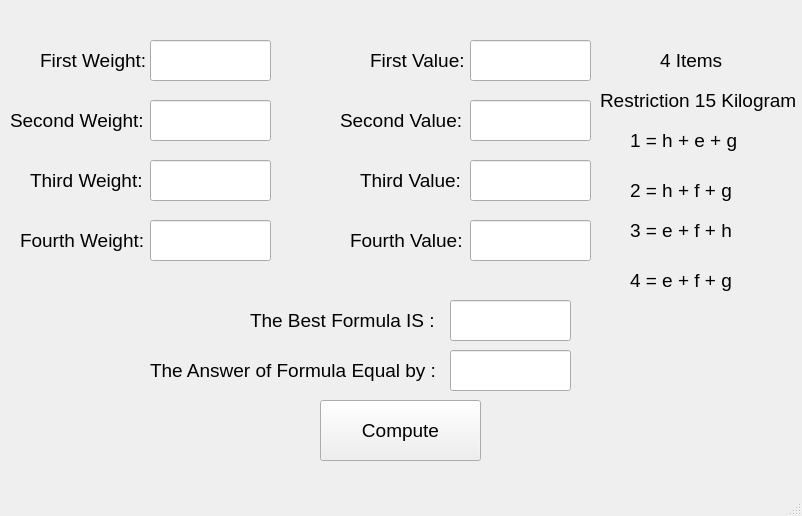
<?xml version="1.0" encoding="UTF-8"?>
<ui version="4.0">
 <class>MainWindow</class>
 <widget class="QMainWindow" name="MainWindow">
  <property name="geometry">
   <rect>
    <x>0</x>
    <y>0</y>
    <width>802</width>
    <height>516</height>
   </rect>
  </property>
  <property name="windowTitle">
   <string>MainWindow</string>
  </property>
  <widget class="QWidget" name="centralwidget">
   <widget class="QLabel" name="label">
    <property name="geometry">
     <rect>
      <x>40</x>
      <y>40</y>
      <width>121</width>
      <height>41</height>
     </rect>
    </property>
    <property name="font">
     <font>
      <pointsize>14</pointsize>
     </font>
    </property>
    <property name="text">
     <string>First Weight:</string>
    </property>
   </widget>
   <widget class="QLineEdit" name="atxt">
    <property name="geometry">
     <rect>
      <x>150</x>
      <y>40</y>
      <width>121</width>
      <height>41</height>
     </rect>
    </property>
    <property name="font">
     <font>
      <pointsize>14</pointsize>
     </font>
    </property>
   </widget>
   <widget class="QLineEdit" name="btxt">
    <property name="geometry">
     <rect>
      <x>150</x>
      <y>100</y>
      <width>121</width>
      <height>41</height>
     </rect>
    </property>
    <property name="font">
     <font>
      <pointsize>14</pointsize>
     </font>
    </property>
   </widget>
   <widget class="QLabel" name="label_2">
    <property name="geometry">
     <rect>
      <x>10</x>
      <y>100</y>
      <width>141</width>
      <height>41</height>
     </rect>
    </property>
    <property name="font">
     <font>
      <pointsize>14</pointsize>
     </font>
    </property>
    <property name="text">
     <string>Second Weight:</string>
    </property>
   </widget>
   <widget class="QLineEdit" name="ctxt">
    <property name="geometry">
     <rect>
      <x>150</x>
      <y>160</y>
      <width>121</width>
      <height>41</height>
     </rect>
    </property>
    <property name="font">
     <font>
      <pointsize>14</pointsize>
     </font>
    </property>
   </widget>
   <widget class="QLabel" name="label_3">
    <property name="geometry">
     <rect>
      <x>30</x>
      <y>160</y>
      <width>121</width>
      <height>41</height>
     </rect>
    </property>
    <property name="font">
     <font>
      <pointsize>14</pointsize>
     </font>
    </property>
    <property name="text">
     <string>Third Weight:</string>
    </property>
   </widget>
   <widget class="QLineEdit" name="dtxt">
    <property name="geometry">
     <rect>
      <x>150</x>
      <y>220</y>
      <width>121</width>
      <height>41</height>
     </rect>
    </property>
    <property name="font">
     <font>
      <pointsize>14</pointsize>
     </font>
    </property>
   </widget>
   <widget class="QLabel" name="label_4">
    <property name="geometry">
     <rect>
      <x>20</x>
      <y>220</y>
      <width>131</width>
      <height>41</height>
     </rect>
    </property>
    <property name="font">
     <font>
      <pointsize>14</pointsize>
     </font>
    </property>
    <property name="text">
     <string>Fourth Weight:</string>
    </property>
   </widget>
   <widget class="QLineEdit" name="b1txt">
    <property name="geometry">
     <rect>
      <x>470</x>
      <y>100</y>
      <width>121</width>
      <height>41</height>
     </rect>
    </property>
    <property name="font">
     <font>
      <pointsize>14</pointsize>
     </font>
    </property>
   </widget>
   <widget class="QLineEdit" name="a1txt">
    <property name="geometry">
     <rect>
      <x>470</x>
      <y>40</y>
      <width>121</width>
      <height>41</height>
     </rect>
    </property>
    <property name="font">
     <font>
      <pointsize>14</pointsize>
     </font>
    </property>
   </widget>
   <widget class="QLabel" name="label_5">
    <property name="geometry">
     <rect>
      <x>340</x>
      <y>100</y>
      <width>141</width>
      <height>41</height>
     </rect>
    </property>
    <property name="font">
     <font>
      <pointsize>14</pointsize>
     </font>
    </property>
    <property name="text">
     <string>Second Value:</string>
    </property>
   </widget>
   <widget class="QLineEdit" name="c1txt">
    <property name="geometry">
     <rect>
      <x>470</x>
      <y>160</y>
      <width>121</width>
      <height>41</height>
     </rect>
    </property>
    <property name="font">
     <font>
      <pointsize>14</pointsize>
     </font>
    </property>
   </widget>
   <widget class="QLabel" name="label_6">
    <property name="geometry">
     <rect>
      <x>370</x>
      <y>40</y>
      <width>121</width>
      <height>41</height>
     </rect>
    </property>
    <property name="font">
     <font>
      <pointsize>14</pointsize>
     </font>
    </property>
    <property name="text">
     <string>First Value:</string>
    </property>
   </widget>
   <widget class="QLabel" name="label_7">
    <property name="geometry">
     <rect>
      <x>360</x>
      <y>160</y>
      <width>121</width>
      <height>41</height>
     </rect>
    </property>
    <property name="font">
     <font>
      <pointsize>14</pointsize>
     </font>
    </property>
    <property name="text">
     <string>Third Value:</string>
    </property>
   </widget>
   <widget class="QLineEdit" name="d1txt">
    <property name="geometry">
     <rect>
      <x>470</x>
      <y>220</y>
      <width>121</width>
      <height>41</height>
     </rect>
    </property>
    <property name="font">
     <font>
      <pointsize>14</pointsize>
     </font>
    </property>
   </widget>
   <widget class="QLabel" name="label_8">
    <property name="geometry">
     <rect>
      <x>350</x>
      <y>220</y>
      <width>131</width>
      <height>41</height>
     </rect>
    </property>
    <property name="font">
     <font>
      <pointsize>14</pointsize>
     </font>
    </property>
    <property name="text">
     <string>Fourth Value:</string>
    </property>
   </widget>
   <widget class="QLabel" name="label_9">
    <property name="geometry">
     <rect>
      <x>660</x>
      <y>30</y>
      <width>131</width>
      <height>61</height>
     </rect>
    </property>
    <property name="font">
     <font>
      <pointsize>14</pointsize>
     </font>
    </property>
    <property name="text">
     <string>4 Items</string>
    </property>
   </widget>
   <widget class="QLabel" name="label_10">
    <property name="geometry">
     <rect>
      <x>600</x>
      <y>70</y>
      <width>211</width>
      <height>61</height>
     </rect>
    </property>
    <property name="font">
     <font>
      <pointsize>14</pointsize>
     </font>
    </property>
    <property name="text">
     <string>Restriction 15 Kilogram</string>
    </property>
   </widget>
   <widget class="QLabel" name="label_11">
    <property name="geometry">
     <rect>
      <x>630</x>
      <y>110</y>
      <width>211</width>
      <height>61</height>
     </rect>
    </property>
    <property name="font">
     <font>
      <pointsize>14</pointsize>
     </font>
    </property>
    <property name="text">
     <string>1 = h + e + g</string>
    </property>
   </widget>
   <widget class="QLabel" name="label_12">
    <property name="geometry">
     <rect>
      <x>630</x>
      <y>160</y>
      <width>211</width>
      <height>61</height>
     </rect>
    </property>
    <property name="font">
     <font>
      <pointsize>14</pointsize>
     </font>
    </property>
    <property name="text">
     <string>2 = h + f + g</string>
    </property>
   </widget>
   <widget class="QLabel" name="label_13">
    <property name="geometry">
     <rect>
      <x>630</x>
      <y>200</y>
      <width>211</width>
      <height>61</height>
     </rect>
    </property>
    <property name="font">
     <font>
      <pointsize>14</pointsize>
     </font>
    </property>
    <property name="text">
     <string>3 = e + f + h</string>
    </property>
   </widget>
   <widget class="QLabel" name="label_14">
    <property name="geometry">
     <rect>
      <x>630</x>
      <y>250</y>
      <width>211</width>
      <height>61</height>
     </rect>
    </property>
    <property name="font">
     <font>
      <pointsize>14</pointsize>
     </font>
    </property>
    <property name="text">
     <string>4 = e + f + g</string>
    </property>
   </widget>
   <widget class="QLabel" name="label_15">
    <property name="geometry">
     <rect>
      <x>250</x>
      <y>290</y>
      <width>201</width>
      <height>61</height>
     </rect>
    </property>
    <property name="font">
     <font>
      <pointsize>14</pointsize>
     </font>
    </property>
    <property name="text">
     <string>The Best Formula IS : </string>
    </property>
   </widget>
   <widget class="QLabel" name="label_16">
    <property name="geometry">
     <rect>
      <x>150</x>
      <y>340</y>
      <width>291</width>
      <height>61</height>
     </rect>
    </property>
    <property name="font">
     <font>
      <pointsize>14</pointsize>
     </font>
    </property>
    <property name="text">
     <string>The Answer of Formula Equal by : </string>
    </property>
   </widget>
   <widget class="QLineEdit" name="txtres1">
    <property name="geometry">
     <rect>
      <x>450</x>
      <y>350</y>
      <width>121</width>
      <height>41</height>
     </rect>
    </property>
    <property name="font">
     <font>
      <pointsize>14</pointsize>
     </font>
    </property>
   </widget>
   <widget class="QLineEdit" name="txtres">
    <property name="geometry">
     <rect>
      <x>450</x>
      <y>300</y>
      <width>121</width>
      <height>41</height>
     </rect>
    </property>
    <property name="font">
     <font>
      <pointsize>14</pointsize>
     </font>
    </property>
   </widget>
   <widget class="QPushButton" name="pushButton">
    <property name="geometry">
     <rect>
      <x>320</x>
      <y>400</y>
      <width>161</width>
      <height>61</height>
     </rect>
    </property>
    <property name="font">
     <font>
      <pointsize>14</pointsize>
     </font>
    </property>
    <property name="text">
     <string>Compute</string>
    </property>
   </widget>
  </widget>
  <widget class="QMenuBar" name="menubar">
   <property name="geometry">
    <rect>
     <x>0</x>
     <y>0</y>
     <width>802</width>
     <height>21</height>
    </rect>
   </property>
  </widget>
  <widget class="QStatusBar" name="statusbar"/>
 </widget>
 <resources/>
 <connections/>
</ui>
